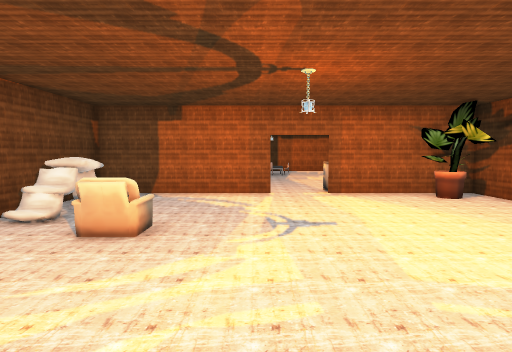
View 1 (above)

17 first-person views from a walk through a scene from a Unity 3-D project. The camera is 1.4 m above the floor, tilts 4° down and sees 75° across. Doors are open. The floor is counted in squares, 1 m on a side. Each view is taken from the middle of a square. On the plan, view 1 faces up. The plan holds only what a view shows up to about 15 squares ahead; the rest is blank. The player character is not drawn. Some surface patterns are stand-ins.

View 2
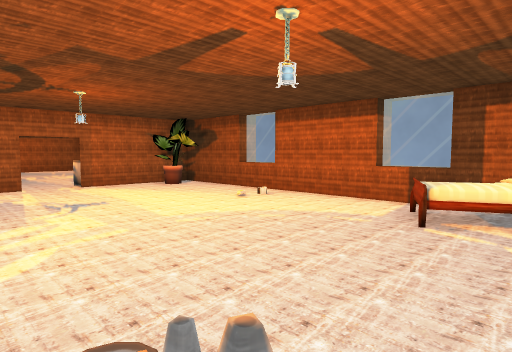

View 3
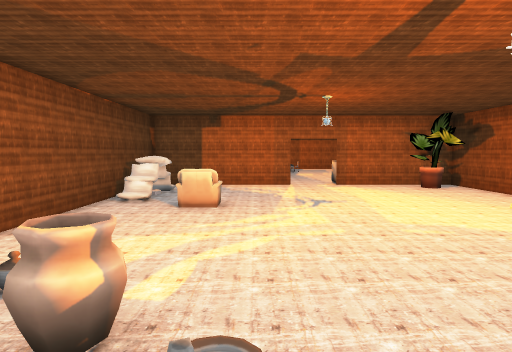

View 4
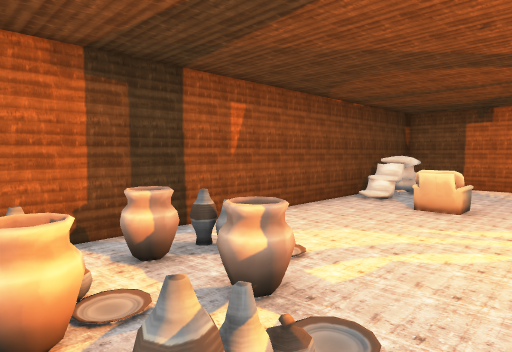

View 5
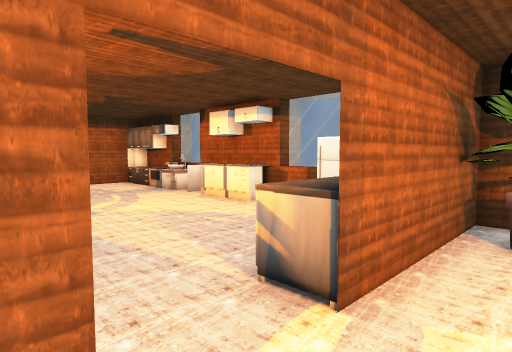

View 6
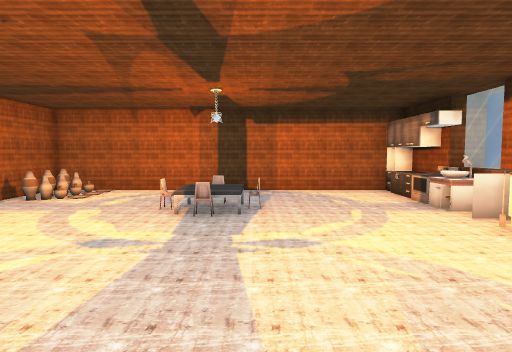

View 7
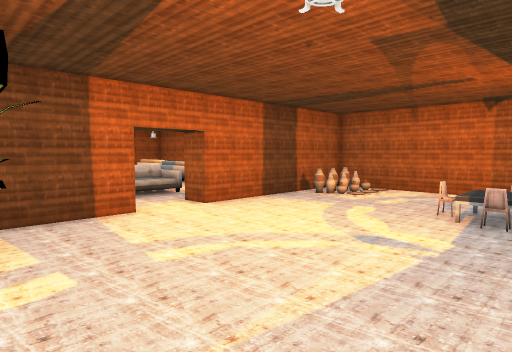

View 8
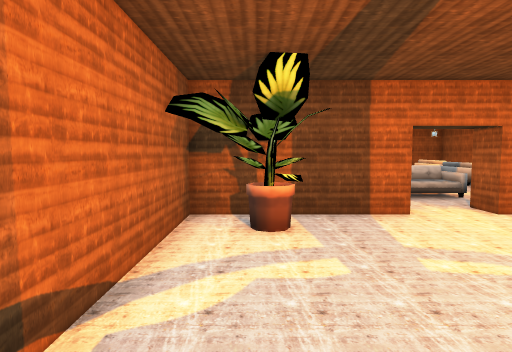

View 9
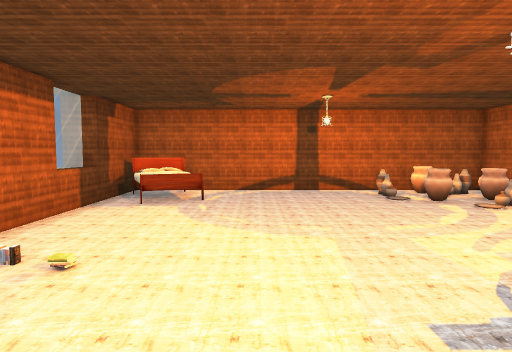

View 10
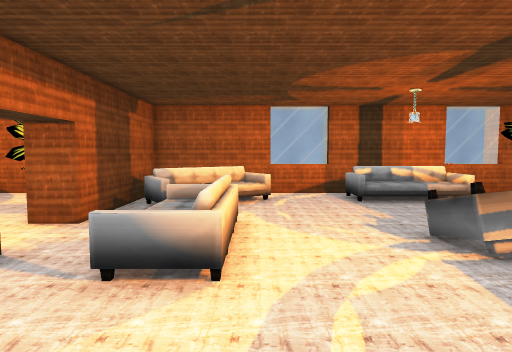

View 11
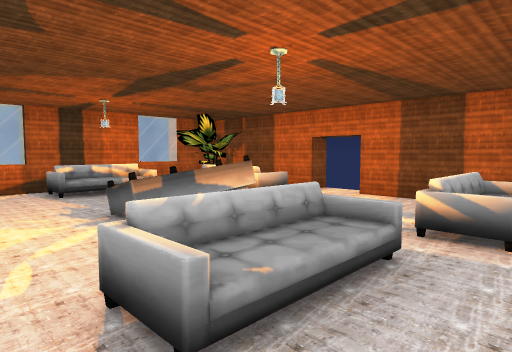

View 12
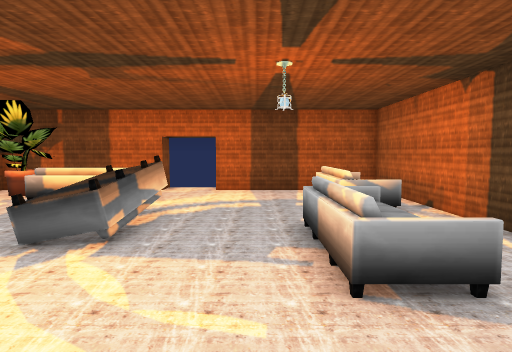

View 13
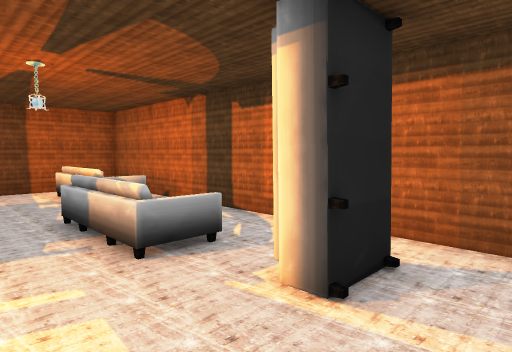

View 14
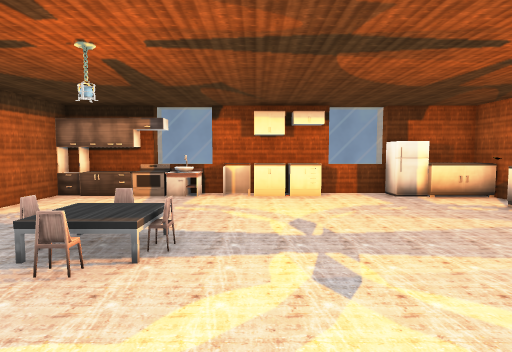

View 15
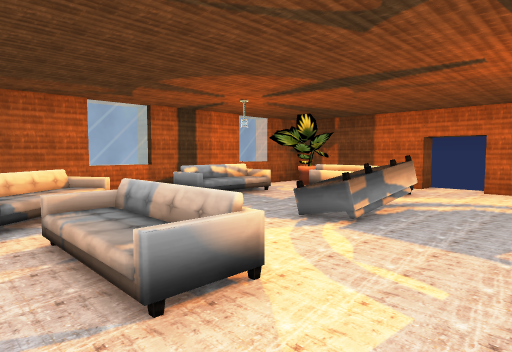

View 16
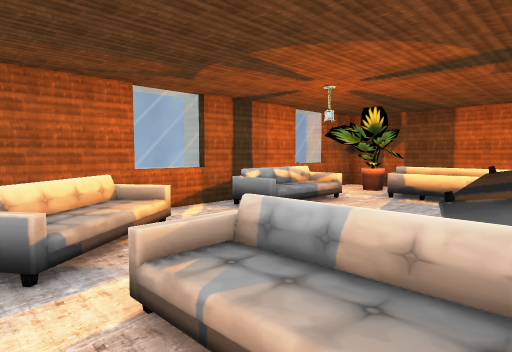

View 17
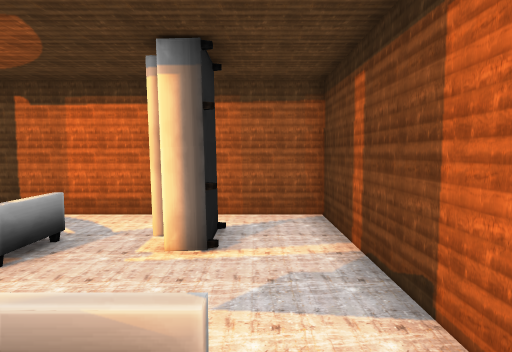

### Floor plan
Points are (right, up) in squares from view 1. A wall is a line through its corners. A room is listed if a view was taken in it or the views show most of it. See-through windows are left out.
Room 1 (views 1, 2, 3, 4, 5, 6, 7, 8, 9, 14)
walls: (0.6, 11.5) (-5.5, 11.5) (0.1, 11.5); (-5.5, 16.5) (-5.5, -3.5) (7.5, -3.5) (7.5, 22); (7.5, 22.5) (7.5, 25.5); (7, 25.5) (-5.5, 25.5) (-5.5, 18.5)
ways out: open door at (-5.5, 17.5) to room 2; open door at (1.5, 11.5)
objects: other object (-5, 7); other object (-5, 8); other object (-5, 13) to (-4, 14); other object (-5, 23) to (-4, 23); other object (-5, 24); other object (-5, 25); other object (-4, -2); other object (-4, -1); other object (-4, 0); other object (-4, 8); other object (-4, 9); other object (-3, -3) to (-3, -2); other object (-3, 6) to (-2, 6); other object (-2, -1); other object (-1, -2); other object (1, 20); other object (1, 22); other object (2, 21); other object (3, 12) to (5, 12); other object (5, -3) to (7, 0); other object (5, 10) to (7, 11); other object (7, 12) to (7, 13); other object (7, 14); other object (7, 17); other object (7, 19) to (7, 20); other object (7, 21) to (7, 22); other object (7, 23) to (7, 25)
Room 2 (views 10, 11, 12, 13, 15, 16, 17)
walls: (-20.5, 17.5) (-20.5, 11.5) (-6.5, 11.5) (-6.5, 16.5); (-6.5, 19.9) (-6.5, 25.5) (-20.5, 25.5) (-20.5, 19.5); (-18.5, 11.6) (-18.5, 10.5)
ways out: open door at (-5.5, 17.5) to room 1; open door at (-20.5, 18.5)
objects: other object (-19, 13) to (-19, 14); other object (-19, 23) to (-16, 23); other object (-18, 15) to (-18, 18); other object (-16, 12) to (-13, 12); other object (-16, 18) to (-13, 19); other object (-14, 22) to (-11, 23); other object (-10, 13); other object (-9, 16); other object (-9, 23) to (-9, 24)

Positions as (right, up) in squares from view 1, and headings:
1: (0, 0), facing up
2: (-2, -3), facing up-right
3: (-1, -3), facing up
4: (0, -3), facing up-left
5: (0, 10), facing up-right
6: (2, 13), facing up
7: (2, 13), facing up-left
8: (2, 13), facing left
9: (3, 9), facing down
10: (-10, 23), facing down
11: (-10, 25), facing down-left
12: (-8, 21), facing left
13: (-7, 20), facing up-left
14: (-4, 19), facing right
15: (-7, 22), facing down-left
16: (-7, 19), facing down-left
17: (-8, 18), facing up
